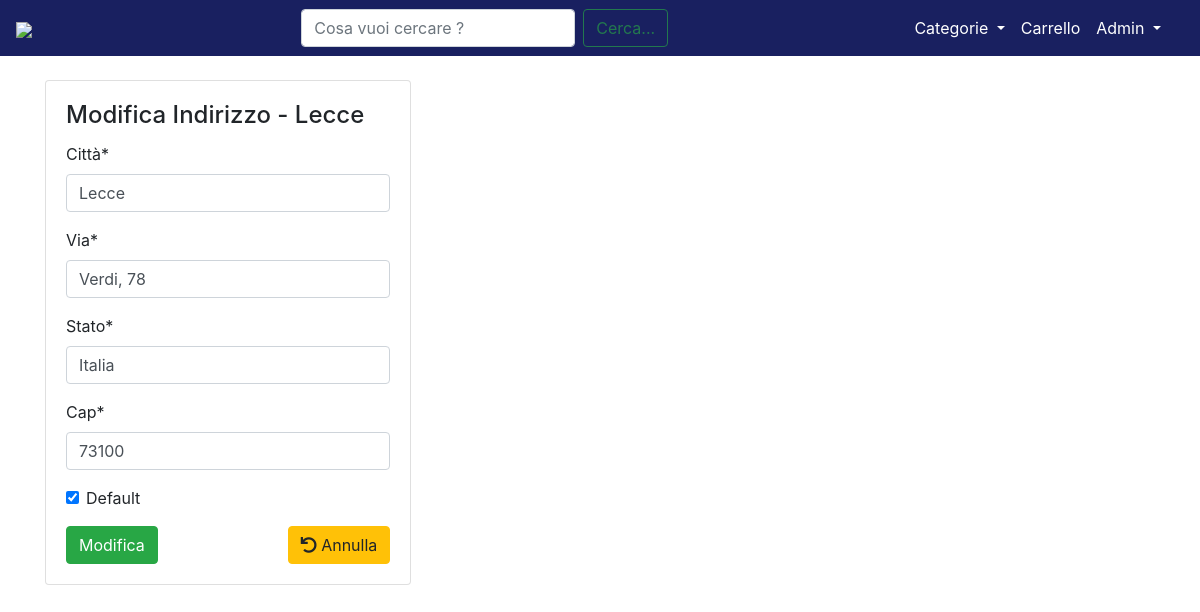
The app's page /user/address/3/modify/ (signed in) with its own data.
### core/models.py (models this page shows, shortened)
class ShippingAddress(models.Model):
    user = models.ForeignKey(User, on_delete=models.CASCADE, null=True)
    stato = models.CharField(max_length=30)
    città = models.CharField(max_length=30)
    cap = models.CharField(max_length=5)
    via = models.CharField(max_length=50)
    interno = models.CharField(max_length=30, blank=True)
    note = models.TextField(blank=True)
    default = models.BooleanField(default=False)
    class Meta:
        verbose_name_plural = 'Addresses'

### core/views.py (the view, shortened to what this page needs)
# urls.py: path('user/address/<int:pk>/modify/', login_required(views.AddressChange.as_view()), name='address_modifica'),
class AddressChange(UpdateView):
    model = ShippingAddress
    fields = ('città', 'via', 'stato', 'cap', 'default')
    template_name = 'accounts/address_change.html'
    def dispatch(self, request, *args, **kwargs):
        user = self.request.user
        address_id = self.kwargs['pk']
        address = get_object_or_404(ShippingAddress, id=address_id)
        if user.id is not address.user.id:
            messages.info(request, "Non puoi accedere a questa pagina !")
            return HomeView(request)
        return super().dispatch(request, *args, **kwargs)

### accounts/templates/accounts/address_change.html (shortened to what this page needs)
{%  extends 'base.html' %}
{%  load static %}
{%  load crispy_forms_tags%}
{% block content %}
<link rel="stylesheet" href="https://pro.fontawesome.com/releases/v5.13.0/css/all.css">
<br>
<div class="card " style="display: inline-block;width: 33%;">
    <div class="card-body">
        <h4 class="card-title">Modifica Indirizzo - {{ object.città }}</h4>
        <form method="post">{% csrf_token %}
            {{ form|crispy }}
            <input class="btn btn-success" type="submit" value="Modifica">
            <a class="btn btn-warning float-right" href="{%  url 'address_page' username=request.user.username %}">
                <i class="fas fa-undo"></i>
                Annulla
            </a>
        </form>
    </div>
</div>
{% endblock content %}

### templates/base.html (shortened to what this page needs)
{% load static %}
<!DOCTYPE html>
<html lang="it">
<head>
    <link rel="stylesheet" href="https://maxcdn.bootstrapcdn.com/bootstrap/4.0.0/css/bootstrap.min.css"
>
    <link rel="stylesheet" href="{% static 'css/base.css' %}">
</head>
<body>
<nav class="navbar navbar-expand-lg navbar-dark" style="background-color: #192060;">
    <a class="navbar-brand ml-auto" href="/"><img style="width: 9rem;"
                                                  src="https://github.com/LucaCarnevale/temporary_files/blob/main/logo_sito.PNG?raw=true"></a>
    <div class="container">
        <div class="collapse navbar-collapse" id="navbarSupportedContent">
            <form class="form-inline my-2 my-lg-0 mx-auto" action="{% url 'cerca' %}">
                <input name="kw" class="inputCerca form-control mr-sm-2" type="search" placeholder="Cosa vuoi cercare ?"
                       aria-label="Search">
                <button class="cerca btn btn-outline-success" type="submit">Cerca...</button>
            </form>
            <ul class="navbar-nav">
                <div class="collapse navbar-collapse" id="navbarNavDarkDropdown">
                    <ul class="navbar-nav">
                        <li class="nav-item dropdown active">
                            <a class="nav-link dropdown-toggle" href="#" id="navbarDropdown" role="button"
                               data-toggle="dropdown" aria-haspopup="true" aria-expanded="false">
                                Categorie
                            </a>
                        </li>
                    </ul>
                </div>
                {% if request.user.is_authenticated %}
                <li class="nav-item active ml-auto">
                    <a class="nav-link active" aria-current="page" href="{% url 'order_summary' %}">Carrello</a>
                </li>
                <li class="nav-item dropdown active">
                    <a class="nav-link dropdown-toggle" href="#" id="navbarDropdown" role="button"
                       data-toggle="dropdown" aria-expanded="false">
                        {{ request.user.username }}
                    </a>
                </li>
                {% endif %}
            </ul>
        </div>
    </div>
</nav>
<div class="container">
    {% block content %}
    {% endblock content %}
</div>
</body>
</html>

### static/css/base.css (style rules this page uses)
body, html { height: 100%; margin: 0; }

### records on screen
ShippingAddress: città "Lecce", via "Verdi, 78", stato "Italia", cap "73100", default "☑"

### other values on screen
{{ request.user.username }} "Admin"
